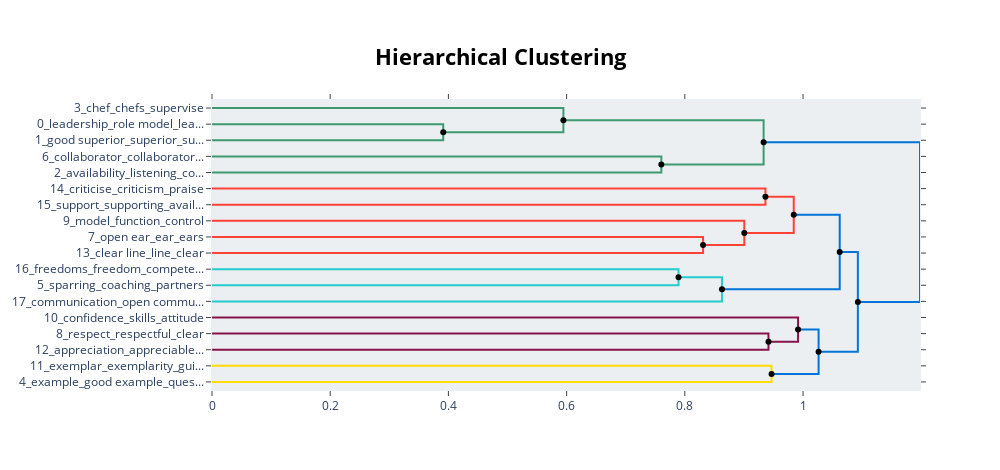

The notebook cell saved with this chart:
### Code cell
hierarchical_topics = topic_model.hierarchical_topics(docs)
topic_model.visualize_hierarchy(hierarchical_topics=hierarchical_topics)

### Figure 1 — Plotly figure (JSON) as saved in the notebook; plotly's stock layout.template omitted (floating-point values rounded to 4 significant figures)
{"data": [{"hoverinfo": "text", "marker": {"color": "rgb(61,153,112)"}, "mode": "lines", "text": ["leadership_role model_leader_role_good leader", "", "", "good superior_superior_superiors_exemplary_confidence"], "type": "scatter", "x": [0, 0.3912, 0.3912, 0], "xaxis": "x", "y": [-15, -15, -25, -25], "yaxis": "y"}, {"hoverinfo": "text", "marker": {"color": "rgb(61,153,112)"}, "mode": "lines", "text": ["chef_chefs_supervise_authority_qualities", "", "", "leadership_good supervisor_good leader_leader_role model"], "type": "scatter", "x": [0, 0.5945, 0.5945, 0.3912], "xaxis": "x", "y": [-5, -5, -20, -20], "yaxis": "y"}, {"hoverinfo": "text", "marker": {"color": "rgb(61,153,112)"}, "mode": "lines", "text": ["collaborator_collaborators_cooperation_communicate_develop", "", "", "availability_listening_communicating_communication_clear communication"], "type": "scatter", "x": [0, 0.7602, 0.7602, 0], "xaxis": "x", "y": [-35, -35, -45, -45], "yaxis": "y"}, {"hoverinfo": "text", "marker": {"color": "rgb(61,153,112)"}, "mode": "lines", "text": ["leadership_leader_good leader_good supervisor_role model", "", "", "communication_collaborators_collaborator_facilitate_availability"], "type": "scatter", "x": [0.5945, 0.9333, 0.9333, 0.7602], "xaxis": "x", "y": [-12.5, -12.5, -40, -40], "yaxis": "y"}, {"hoverinfo": "text", "marker": {"color": "rgb(255,65,54)"}, "mode": "lines", "text": ["criticise_criticism_praise_criticisms_constructively", "", "", "support_supporting_availability_strong_perspective"], "type": "scatter", "x": [0, 0.9364, 0.9364, 0], "xaxis": "x", "y": [-55, -55, -65, -65], "yaxis": "y"}, {"hoverinfo": "text", "marker": {"color": "rgb(255,65,54)"}, "mode": "lines", "text": ["open ear_ear_ears_model_cover", "", "", "clear line_line_clear_clear communication_leader"], "type": "scatter", "x": [0, 0.8308, 0.8308, 0], "xaxis": "x", "y": [-85, -85, -95, -95], "yaxis": "y"}, {"hoverinfo": "text", "marker": {"color": "rgb(255,65,54)"}, "mode": "lines", "text": ["model_function_control_development_understanding", "", "", "open ear_ear_ears_clear communication_clear line"], "type": "scatter", "x": [0, 0.9006, 0.9006, 0.8308], "xaxis": "x", "y": [-75, -75, -90, -90], "yaxis": "y"}, {"hoverinfo": "text", "marker": {"color": "rgb(255,65,54)"}, "mode": "lines", "text": ["criticise_praise_criticism_constructively_constructive", "", "", "open ear_ear_ears_model_listening"], "type": "scatter", "x": [0.9364, 0.9843, 0.9843, 0.9006], "xaxis": "x", "y": [-60, -60, -82.5, -82.5], "yaxis": "y"}, {"hoverinfo": "text", "marker": {"color": "rgb(35,205,205)"}, "mode": "lines", "text": ["freedoms_freedom_competences_objectives_development", "", "", "sparring_coaching_partners_strategic_trust"], "type": "scatter", "x": [0, 0.7893, 0.7893, 0], "xaxis": "x", "y": [-105, -105, -115, -115], "yaxis": "y"}, {"hoverinfo": "text", "marker": {"color": "rgb(35,205,205)"}, "mode": "lines", "text": ["sparring_loyalty_partners_trust_attributes", "", "", "communication_open communication_eye level_conversations_meeting"], "type": "scatter", "x": [0.7893, 0.8628, 0.8628, 0], "xaxis": "x", "y": [-110, -110, -125, -125], "yaxis": "y"}, {"hoverinfo": "text", "marker": {"color": "rgb(0,116,217)"}, "mode": "lines", "text": ["open ear_ear_ears_model_clear line", "", "", "sparring_meetings_loyalty_promotion_partners"], "type": "scatter", "x": [0.9843, 1.062, 1.062, 0.8628], "xaxis": "x", "y": [-71.25, -71.25, -117.5, -117.5], "yaxis": "y"}, {"hoverinfo": "text", "marker": {"color": "rgb(133,20,75)"}, "mode": "lines", "text": ["respect_respectful_clear_soft_support", "", "", "appreciation_appreciable_achievements_progress_receive"], "type": "scatter", "x": [0, 0.9415, 0.9415, 0], "xaxis": "x", "y": [-145, -145, -155, -155], "yaxis": "y"}, {"hoverinfo": "text", "marker": {"color": "rgb(133,20,75)"}, "mode": "lines", "text": ["confidence_skills_attitude_motivation_mistakes", "", "", "respect_respectful_appreciation_progress_appreciable"], "type": "scatter", "x": [0, 0.9916, 0.9916, 0.9415], "xaxis": "x", "y": [-135, -135, -150, -150], "yaxis": "y"}, {"hoverinfo": "text", "marker": {"color": "rgb(255,220,0)"}, "mode": "lines", "text": ["exemplar_exemplarity_guided_vision_recognition", "", "", "example_good example_questions_understanding_ideas"], "type": "scatter", "x": [0, 0.9467, 0.9467, 0], "xaxis": "x", "y": [-165, -165, -175, -175], "yaxis": "y"}, {"hoverinfo": "text", "marker": {"color": "rgb(0,116,217)"}, "mode": "lines", "text": ["confidence_skills_attitude_respect_perceived", "", "", "exemplar_exemplarity_guided_actions_guide"], "type": "scatter", "x": [0.9916, 1.026, 1.026, 0.9467], "xaxis": "x", "y": [-142.5, -142.5, -170, -170], "yaxis": "y"}, {"hoverinfo": "text", "marker": {"color": "rgb(0,116,217)"}, "mode": "lines", "text": ["sparring_partners_promotion_partner_trust", "", "", "exemplar_exemplarity_guided_advance_actions"], "type": "scatter", "x": [1.062, 1.093, 1.093, 1.026], "xaxis": "x", "y": [-94.38, -94.38, -156.2, -156.2], "yaxis": "y"}, {"hoverinfo": "text", "marker": {"color": "rgb(0,116,217)"}, "mode": "lines", "text": ["good supervisor_supervisor_leadership_good leader_competent", "", "", "sparring_partners_individualities_partner_confidence"], "type": "scatter", "x": [0.9333, 1.198, 1.198, 1.093], "xaxis": "x", "y": [-26.25, -26.25, -125.3, -125.3], "yaxis": "y"}, {"hoverinfo": "text", "hovertext": ["leadership_leader_good leader_good supervisor_role model", "criticise_praise_criticism_constructively_constructive", "sparring_loyalty_partners_trust_attributes", "open ear_ear_ears_model_clear line", "confidence_skills_attitude_respect_perceived", "sparring_partners_promotion_partner_trust", "good supervisor_supervisor_leadership_good leader_competent"], "marker": {"color": "black"}, "mode": "markers", "showlegend": false, "type": "scatter", "x": [0.5945, 0.9364, 0.7893, 0.9843, 0.9916, 1.062, 0.9333], "y": [-12.5, -60, -110, -71.25, -142.5, -94.38, -26.25]}, {"hoverinfo": "text", "hovertext": ["leadership_good supervisor_good leader_leader_role model", "communication_collaborators_collaborator_facilitate_availability", "open ear_ear_ears_clear communication_clear line", "open ear_ear_ears_model_listening", "sparring_meetings_loyalty_promotion_partners", "respect_respectful_appreciation_progress_appreciable", "exemplar_exemplarity_guided_actions_guide", "exemplar_exemplarity_guided_advance_actions", "sparring_partners_individualities_partner_confidence"], "marker": {"color": "black"}, "mode": "markers", "showlegend": false, "type": "scatter", "x": [0.3912, 0.7602, 0.8308, 0.9006, 0.8628, 0.9415, 0.9467, 1.026, 1.093], "y": [-20, -40, -90, -82.5, -117.5, -150, -170, -156.2, -125.3]}], "layout": {"autosize": false, "height": 470, "hoverlabel": {"bgcolor": "white", "font": {"family": "Rockwell", "size": 16}}, "hovermode": "closest", "plot_bgcolor": "#ECEFF1", "showlegend": false, "title": {"font": {"color": "Black", "size": 22}, "text": "<b>Hierarchical Clustering</b>", "x": 0.5, "xanchor": "center", "yanchor": "top"}, "width": 1000, "xaxis": {"mirror": "allticks", "rangemode": "tozero", "showgrid": false, "showline": true, "showticklabels": true, "ticks": "outside", "type": "linear", "zeroline": false}, "yaxis": {"mirror": "allticks", "range": [-180, 0], "rangemode": "tozero", "showgrid": false, "showline": true, "showticklabels": true, "tickmode": "array", "ticks": "outside", "ticktext": ["3_chef_chefs_supervise", "0_leadership_role model_lea...", "1_good superior_superior_su...", "6_collaborator_collaborator...", "2_availability_listening_co...", "14_criticise_criticism_praise", "15_support_supporting_avail...", "9_model_function_control", "7_open ear_ear_ears", "13_clear line_line_clear", "16_freedoms_freedom_compete...", "5_sparring_coaching_partners", "17_communication_open commu...", "10_confidence_skills_attitude", "8_respect_respectful_clear", "12_appreciation_appreciable...", "11_exemplar_exemplarity_gui...", "4_example_good example_ques..."], "tickvals": [-5, -15, -25, -35, -45, -55, -65, -75, -85, -95, -105, -115, -125, -135, -145, -155, -165, -175], "type": "linear", "zeroline": false}}}
